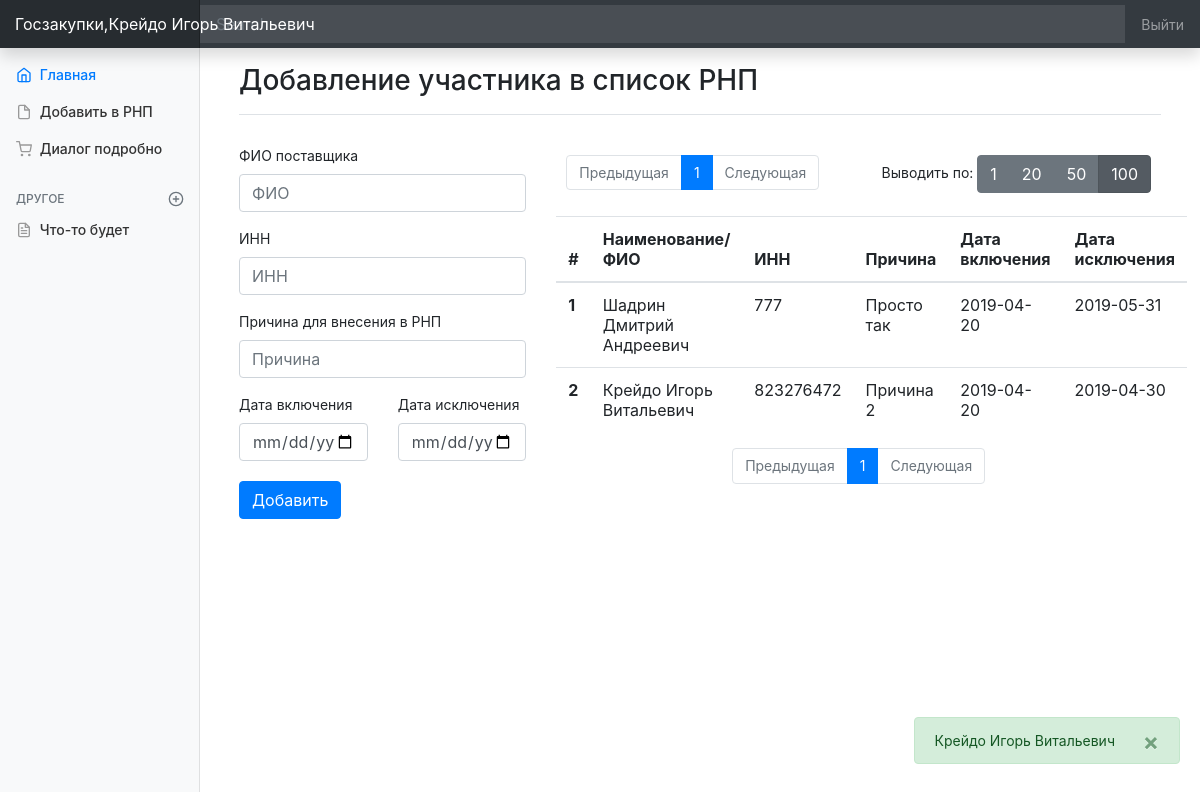
Screenshot of /adminpanel/index.php?act=rnp&page=1&limit=100 (signed in) with the database file from the repository.
### tables this page shows
CREATE TABLE `rnp` (
  `id` int(11) NOT NULL,
  `id_user` int(11) NOT NULL,
  `date_start` date NOT NULL,
  `date_end` date NOT NULL,
  `reason` varchar(255) NOT NULL
);

CREATE TABLE `user` (
  `id` int(11) NOT NULL,
  `fio` varchar(255) NOT NULL,
  `inn` varchar(255) NOT NULL,
  `phone` varchar(255) NOT NULL,
  `type` varchar(255) NOT NULL,
  `email` varchar(255) NOT NULL,
  `password` varchar(255) NOT NULL,
  `date_reg` date NOT NULL,
  `rnp` int(11) NOT NULL,
  `token` varchar(255) NOT NULL
);

### adminpanel/templates/rnp.php (the view, shortened to what this page needs)
<main role="main" class="col-md-9 ml-sm-auto col-lg-10 px-4">
<div class="main_container">
    <div class="col-12">
      <div class="d-flex justify-content-between flex-wrap flex-md-nowrap align-items-center pt-3 pb-2 mb-3 border-bottom">
        <h3 class="h3">Добавление участника в список РНП</h3>
      </div>
    <div class="row" style="margin-top: 30px;" >
        <div class="col-4">
            <form action="send.php?act=addUserToRNP" method="post">
                <div class="form-group">
                    <label for="exampleInputEmail1">ФИО поставщика</label>
                <input type="text" class="form-control smartfinder" name="name" id="exampleInputEmail1" aria-describedby="emailHelp" placeholder="ФИО ">
              </div>
              <div class="form-group">
                <label for="exampleInputEmail1">ИНН</label>
                <input type="text" class="form-control" name="inn" id="exampleInputEmail1" aria-describedby="emailHelp" placeholder="ИНН">
              </div>
              <div class="form-group">
                <label for="exampleInputPassword1">Причина для внесения в РНП</label>
                <input type="text" class="form-control" name="reason" id="exampleInputPassword1" placeholder="Причина">
              </div>
              <div class="row" style="margin-top: 10px">
                  <div class="col-6">
                      <label for="exampleInputPassword1">Дата включения</label>
                      <input type="date" class="form-control"  placeholder="Дата включения" name="date_start">
                  </div>
                  <div class="col-6">
                      <label for="exampleInputPassword1">Дата исключения</label>
                      <input type="date" class="form-control"  placeholder="Дата исключения" name="date_end">
                  </div>
              </div>
              <button type="submit" class="btn btn-primary" style="margin-top:20px;">Добавить</button>
            </form>
        </div>
        <div class="col-8">
            <div style="padding:10px;float:left;">
                            <nav aria-label="Page navigation example">
          <ul class="pagination justify-content-center">
            <li class="page-item <?=(($page==1) ? "disabled":"" )?>">
              <a class="page-link" href="?page=<?=$page-1?>&limit=<?=$limit?>" tabindex="-1" aria-disabled="true">Предыдущая</a>
            </li>
              <?  for ($i=0;$i<$rnpPagesNum;$i++){?>
            <li class="page-item <?=(($page-1==$i) ? "active":"") ?>"><a class="page-link" href="?page=<?=($i+1)?>&limit=<?=$limit?>"><?=$i+1?></a></li>
              <?}?>
            <li class="page-item <?=(($page==$rnpPagesNum) ? "disabled":"") ?>">
              <a class="page-link " href="?page=<?=$page+1?>&limit=<?=$limit?>">Следующая</a>
            </li>
          </ul>
        </nav>
            </div>
            <div style="padding:10px;float:right;">
                                Выводить по:
            <div class="btn-group" role="group" aria-label="Basic example">
              <a href="?act=rnp&page=<?=$page?>&limit=1" class="btn btn-secondary <?=(($limit==1) ? "active":"") ?>">1</a>
                <a href="?act=rnp&page=<?=$page?>&limit=20" class="btn btn-secondary <?=(($limit==20) ? "active":"") ?>">20</a>
              <a href="?act=rnp&page=<?=$page?>&limit=50" class="btn btn-secondary <?=(($limit==50) ? "active":"") ?>">50</a>
              <a href="?act=rnp&page=<?=$page?>&limit=100" class="btn btn-secondary <?=(($limit==100) ? "active":"") ?>">100</a>
            </div>
                </div>
            <div class="table_block ">
                    <table class="table table-hover">
                      <thead>
                        <tr>
                          <th scope="col">#</th>
                          <th scope="col">Наименование/ФИО</th>
                          <th scope="col">ИНН</th>
                          <th scope="col">Причина</th>
                          <th scope="col">Дата включения</th>
                          <th scope="col">Дата исключения</th>
                        </tr>
                      </thead>
                      <tbody>
                          <?for ($i=0;$i<count($rnpData);$i++){?>
                        <tr>
                          <th scope="row"><?=($i+1)?></th>
                          <td><?=$rnpData[$i]['fio']?></td>
                          <td><?=$rnpData[$i]['inn']?></td>
                          <td><?=$rnpData[$i]['reason']?></td>
                          <td><?=$rnpData[$i]['date_start']?></td>
                          <td><?=$rnpData[$i]['date_end']?></td>
                        </tr>
                          <?}?>
                        </tbody>
                </table>
        </div>
        <nav aria-label="Page navigation example">
          <ul class="pagination justify-content-center">
            <li class="page-item <?=(($page==1) ? "disabled":"" )?>">
              <a class="page-link" href="?act=rnp&page=<?=$page-1?>&limit=<?=$limit?>" tabindex="-1" aria-disabled="true">Предыдущая</a>
            </li>
              <?  for ($i=0;$i<$rnpPagesNum;$i++){?>
            <li class="page-item <?=(($page-1==$i) ? "active":"") ?>"><a class="page-link" href="?act=rnp&page=<?=($i+1)?>&limit=<?=$limit?>"><?=$i+1?></a></li>
              <?}?>
            <li class="page-item <?=(($page==$rnpPagesNum) ? "disabled":"") ?>">
              <a class="page-link " href="?act=rnp&page=<?=$page+1?>&limit=<?=$limit?>">Следующая</a>
            </li>
          </ul>
        </nav>
    </div>
</div>
</main>

### adminpanel/css/style.css (style rules this page uses)
body { font-size: .875rem; }
[role="main"] { padding-top: 133px; }
@media (min-width: 768px) { [role="main"] { padding-top: 48px; } }

### rows the page displays
rnp: id_user.fio "Шадрин Дмитрий Андреевич", id_user.inn "777", reason "Просто так", date_start "2019-04-20", date_end "2019-05-31"
rnp: id_user.fio "Крейдо Игорь Витальевич", id_user.inn "823276472", reason "Причина 2", date_start "2019-04-20", date_end "2019-04-30"

### other values shown
$_SESSION['fio'] "Крейдо Игорь Витальевич"
$_SESSION['SUCCESS'] "Крейдо Игорь Витальевич"
